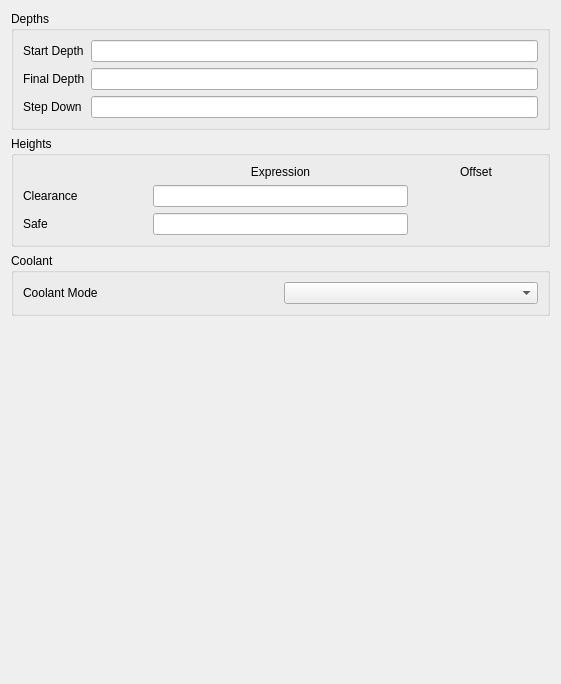
      <widget class="QWidget" name="page_4">
       <property name="geometry">
        <rect>
         <x>0</x>
         <y>0</y>
         <width>561</width>
         <height>684</height>
        </rect>
       </property>
       <attribute name="label">
        <string>Default Values</string>
       </attribute>
       <layout class="QGridLayout" name="gridLayout_13">
        <item row="0" column="0">
         <widget class="QGroupBox" name="groupBox">
          <property name="title">
           <string>Depths</string>
          </property>
          <layout class="QFormLayout" name="formLayout">
           <item row="0" column="0">
            <widget class="QLabel" name="label_3">
             <property name="text">
              <string>Start Depth</string>
             </property>
            </widget>
           </item>
           <item row="0" column="1">
            <widget class="QLineEdit" name="setupStartDepthExpr">
             <property name="toolTip">
              <string>&lt;html&gt;&lt;head/&gt;&lt;body&gt;&lt;p&gt;Expression set as the StartDepth of a newly created operation.&lt;/p&gt;&lt;p&gt;&lt;br/&gt;&lt;/p&gt;&lt;p&gt;Default: OpStartDepth&lt;/p&gt;&lt;/body&gt;&lt;/html&gt;</string>
             </property>
            </widget>
           </item>
           <item row="1" column="0">
            <widget class="QLabel" name="label_4">
             <property name="text">
              <string>Final Depth</string>
             </property>
            </widget>
           </item>
           <item row="1" column="1">
            <widget class="QLineEdit" name="setupFinalDepthExpr">
             <property name="toolTip">
              <string>&lt;html&gt;&lt;head/&gt;&lt;body&gt;&lt;p&gt;Expression set as the FinalDepth for a newly created operation.&lt;/p&gt;&lt;p&gt;&lt;br/&gt;&lt;/p&gt;&lt;p&gt;Default: OpFinalDepth&lt;/p&gt;&lt;/body&gt;&lt;/html&gt;</string>
             </property>
            </widget>
           </item>
           <item row="2" column="0">
            <widget class="QLabel" name="label_6">
             <property name="text">
              <string>Step Down</string>
             </property>
            </widget>
           </item>
           <item row="2" column="1">
            <widget class="QLineEdit" name="setupStepDownExpr">
             <property name="toolTip">
              <string>&lt;html&gt;&lt;head/&gt;&lt;body&gt;&lt;p&gt;Expression set as the StepDown of a newly created operation.&lt;/p&gt;&lt;p&gt;&lt;br/&gt;&lt;/p&gt;&lt;p&gt;Default: OpToolDiameter&lt;/p&gt;&lt;/body&gt;&lt;/html&gt;</string>
             </property>
            </widget>
           </item>
          </layout>
         </widget>
        </item>
        <item row="1" column="0">
         <widget class="QGroupBox" name="groupBox_2">
          <property name="title">
           <string>Heights</string>
          </property>
          <layout class="QGridLayout" name="gridLayout_4">
           <item row="3" column="0">
            <widget class="QLabel" name="label_7">
             <property name="text">
              <string>Safe</string>
             </property>
            </widget>
           </item>
           <item row="1" column="0">
            <widget class="QLabel" name="label_13">
             <property name="text">
              <string>Clearance</string>
             </property>
            </widget>
           </item>
           <item row="3" column="1" colspan="2">
            <widget class="QLineEdit" name="setupSafeHeightExpr">
             <property name="toolTip">
              <string>&lt;html&gt;&lt;head/&gt;&lt;body&gt;&lt;p&gt;Expression set as SafeHeight for new operations.&lt;/p&gt;&lt;p&gt;&lt;br/&gt;&lt;/p&gt;&lt;p&gt;Default: &amp;quot;OpStockZMax+SetupSheet.SafeHeightOffset&amp;quot;&lt;/p&gt;&lt;/body&gt;&lt;/html&gt;</string>
             </property>
            </widget>
           </item>
           <item row="1" column="1" colspan="2">
            <widget class="QLineEdit" name="setupClearanceHeightExpr">
             <property name="toolTip">
              <string>&lt;html&gt;&lt;head/&gt;&lt;body&gt;&lt;p&gt;Expression set as ClearanceHeight for new operations.&lt;/p&gt;&lt;p&gt;&lt;br/&gt;&lt;/p&gt;&lt;p&gt;Default: &amp;quot;OpStockZMax+SetupSheet.ClearanceHeightOffset&amp;quot;&lt;/p&gt;&lt;/body&gt;&lt;/html&gt;</string>
             </property>
            </widget>
           </item>
           <item row="1" column="3">
            <widget class="Gui::QuantitySpinBox" name="setupClearanceHeightOffs" native="true">
             <property name="toolTip">
              <string>&lt;html&gt;&lt;head/&gt;&lt;body&gt;&lt;p&gt;ClearanceHeightOffset - can be used by expressions to set the default ClearanceHeight for new operations.&lt;/p&gt;&lt;p&gt;&lt;br/&gt;&lt;/p&gt;&lt;p&gt;Default: &amp;quot;3 mm&amp;quot;&lt;/p&gt;&lt;/body&gt;&lt;/html&gt;</string>
             </property>
            </widget>
           </item>
           <item row="0" column="3">
            <widget class="QLabel" name="label_14">
             <property name="text">
              <string>Offset</string>
             </property>
             <property name="alignment">
              <set>Qt::AlignCenter</set>
             </property>
            </widget>
           </item>
           <item row="0" column="1" colspan="2">
            <widget class="QLabel" name="label_15">
             <property name="text">
              <string>Expression</string>
             </property>
             <property name="alignment">
              <set>Qt::AlignCenter</set>
             </property>
            </widget>
           </item>
           <item row="3" column="3">
            <widget class="Gui::QuantitySpinBox" name="setupSafeHeightOffs" native="true">
             <property name="toolTip">
              <string>&lt;html&gt;&lt;head/&gt;&lt;body&gt;&lt;p&gt;SafeHeightOffset can be for expressions to set the SafeHeight for new operations.&lt;/p&gt;&lt;p&gt;&lt;br/&gt;&lt;/p&gt;&lt;p&gt;Default: &amp;quot;5 mm&amp;quot;&lt;/p&gt;&lt;/body&gt;&lt;/html&gt;</string>
             </property>
            </widget>
           </item>
          </layout>
         </widget>
        </item>
        <item row="2" column="0">
         <widget class="QGroupBox" name="groupBox_8">
          <property name="title">
           <string>Coolant</string>
          </property>
          <layout class="QGridLayout" name="gridLayout_12">
           <item row="0" column="0">
            <widget class="QLabel" name="label_17">
             <property name="text">
              <string>Coolant Mode</string>
             </property>
            </widget>
           </item>
           <item row="0" column="1">
            <widget class="QComboBox" name="setupCoolantMode"/>
           </item>
          </layout>
         </widget>
        </item>
        <item row="3" column="0">
         <spacer name="verticalSpacer_5">
          <property name="orientation">
           <enum>Qt::Vertical</enum>
          </property>
          <property name="sizeHint" stdset="0">
           <size>
            <width>20</width>
            <height>40</height>
           </size>
          </property>
         </spacer>
        </item>
       </layout>
      </widget>
